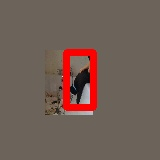
#> input picture siamban/1.jpg, 160 x 160 px, found by its file name
$ python Code0001_COLORCHANGE.py
#> lines starting #> are read from the running program, lines starting #| are printed output that depends on the picture; after the words box and inside, x2 and y2 are one past the last pixel; in counts of white or black regions, pixels touching at a corner belong together
import os
import cv2

root = '/home/lbycdy/datasets/1.jpg'
img = cv2.imread(root)
#> img is the input picture: shape (160, 160, 3); mean B, G, R 85.6, 94.3, 114
# print(img)
a = img.shape
#> a = (160, 160, 3)
num = 0
for row in range(a[0]):
    for col in range(a[1]):
        (b,g,r) = img[row,col]
        if r>=100 and b<70 and g<70:
            img[row,col] = (203,192,255)
            num+=1
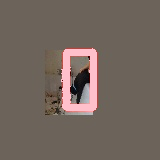
#> img: shape (160, 160, 3); 4.58% of pixels changed, all inside (x1, y1, x2, y2) = (61, 48, 97, 111)
#> after the loop, num = 1172
# cv2.imshow('lbycdy',img)
cv2.imwrite("/home/lbycdy/datasets/img.jpg",img)
print(num)
#| 1172
# key = cv2.waitKey(0)
# if key == 27:
#     exit()

$ run again, with siamban/0.jpg copied over siamban/1.jpg
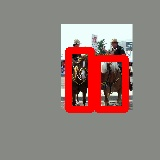
#> input picture siamban/0.jpg, 160 x 160 px, found by its file name
#> img is the input picture: shape (160, 160, 3); mean B, G, R 122.6, 127.2, 146.4
#> after the loop `for row in range(a[0]):`:
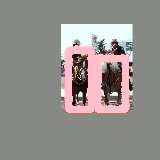
#> img: shape (160, 160, 3); 8.92% of pixels changed, all inside (x1, y1, x2, y2) = (62, 44, 130, 113)
#> after the loop `for row in range(a[0]):`: num = 2283
#| 2283
